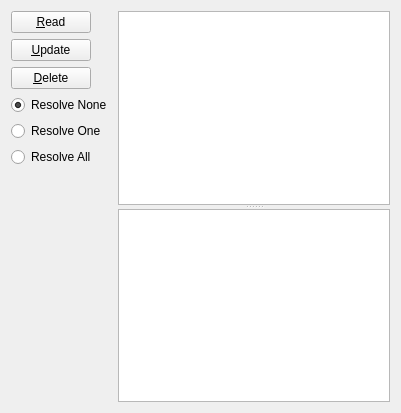
<?xml version="1.0" encoding="UTF-8"?>
<ui version="4.0">
 <class>DB_TestDbObjectWidget</class>
 <widget class="QWidget" name="DB_TestDbObjectWidget">
  <property name="geometry">
   <rect>
    <x>0</x>
    <y>0</y>
    <width>401</width>
    <height>413</height>
   </rect>
  </property>
  <property name="sizeIncrement">
   <size>
    <width>0</width>
    <height>0</height>
   </size>
  </property>
  <property name="windowTitle">
   <string>Form</string>
  </property>
  <layout class="QGridLayout" name="gridLayout">
   <item row="0" column="0">
    <layout class="QVBoxLayout" name="verticalLayout">
     <property name="sizeConstraint">
      <enum>QLayout::SetDefaultConstraint</enum>
     </property>
     <item>
      <widget class="QPushButton" name="pbRead">
       <property name="sizePolicy">
        <sizepolicy hsizetype="Fixed" vsizetype="Fixed">
         <horstretch>0</horstretch>
         <verstretch>0</verstretch>
        </sizepolicy>
       </property>
       <property name="text">
        <string>&amp;Read</string>
       </property>
      </widget>
     </item>
     <item>
      <widget class="QPushButton" name="pbUpdate">
       <property name="sizePolicy">
        <sizepolicy hsizetype="Fixed" vsizetype="Fixed">
         <horstretch>0</horstretch>
         <verstretch>0</verstretch>
        </sizepolicy>
       </property>
       <property name="text">
        <string>&amp;Update</string>
       </property>
      </widget>
     </item>
     <item>
      <widget class="QPushButton" name="pbDelete">
       <property name="sizePolicy">
        <sizepolicy hsizetype="Fixed" vsizetype="Fixed">
         <horstretch>0</horstretch>
         <verstretch>0</verstretch>
        </sizepolicy>
       </property>
       <property name="text">
        <string>&amp;Delete</string>
       </property>
      </widget>
     </item>
     <item>
      <widget class="QRadioButton" name="rbResolveNone">
       <property name="sizePolicy">
        <sizepolicy hsizetype="Fixed" vsizetype="Fixed">
         <horstretch>0</horstretch>
         <verstretch>0</verstretch>
        </sizepolicy>
       </property>
       <property name="text">
        <string>Resolve None</string>
       </property>
       <property name="checked">
        <bool>true</bool>
       </property>
      </widget>
     </item>
     <item>
      <widget class="QRadioButton" name="rbResolveOne">
       <property name="sizePolicy">
        <sizepolicy hsizetype="Fixed" vsizetype="Fixed">
         <horstretch>0</horstretch>
         <verstretch>0</verstretch>
        </sizepolicy>
       </property>
       <property name="text">
        <string>Resolve One</string>
       </property>
      </widget>
     </item>
     <item>
      <widget class="QRadioButton" name="rbResolveAll">
       <property name="sizePolicy">
        <sizepolicy hsizetype="Fixed" vsizetype="Fixed">
         <horstretch>0</horstretch>
         <verstretch>0</verstretch>
        </sizepolicy>
       </property>
       <property name="text">
        <string>Resolve All</string>
       </property>
      </widget>
     </item>
    </layout>
   </item>
   <item row="0" column="1" rowspan="2">
    <widget class="QSplitter" name="splitter">
     <property name="sizePolicy">
      <sizepolicy hsizetype="Expanding" vsizetype="Expanding">
       <horstretch>0</horstretch>
       <verstretch>0</verstretch>
      </sizepolicy>
     </property>
     <property name="orientation">
      <enum>Qt::Vertical</enum>
     </property>
     <widget class="QTableView" name="tvParent">
      <property name="sizeIncrement">
       <size>
        <width>1</width>
        <height>1</height>
       </size>
      </property>
     </widget>
     <widget class="QTableView" name="tvChild">
      <property name="sizeIncrement">
       <size>
        <width>1</width>
        <height>1</height>
       </size>
      </property>
     </widget>
    </widget>
   </item>
   <item row="1" column="0">
    <spacer name="verticalSpacer">
     <property name="orientation">
      <enum>Qt::Vertical</enum>
     </property>
     <property name="sizeHint" stdset="0">
      <size>
       <width>78</width>
       <height>201</height>
      </size>
     </property>
    </spacer>
   </item>
  </layout>
 </widget>
 <resources/>
 <connections/>
</ui>
